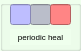
  <widget class="QGroupBox" name="groupBox_periodic_heal">
   <property name="geometry">
    <rect>
     <x>190</x>
     <y>78</y>
     <width>81</width>
     <height>51</height>
    </rect>
   </property>
   <property name="styleSheet">
    <string notr="true">background-color: rgb(239, 255, 237);</string>
   </property>
   <property name="title">
    <string/>
   </property>
   <widget class="QLineEdit" name="lineEdit_periodic_heal_armor">
    <property name="geometry">
     <rect>
      <x>30</x>
      <y>4</y>
      <width>21</width>
      <height>21</height>
     </rect>
    </property>
    <property name="styleSheet">
     <string notr="true">background-color: rgb(186, 190, 202);</string>
    </property>
    <property name="text">
     <string/>
    </property>
    <property name="alignment">
     <set>Qt::AlignCenter</set>
    </property>
   </widget>
   <widget class="QLineEdit" name="lineEdit_periodic_heal_health">
    <property name="geometry">
     <rect>
      <x>50</x>
      <y>4</y>
      <width>21</width>
      <height>21</height>
     </rect>
    </property>
    <property name="styleSheet">
     <string notr="true">background-color: rgb(255, 133, 133);</string>
    </property>
    <property name="text">
     <string/>
    </property>
    <property name="alignment">
     <set>Qt::AlignCenter</set>
    </property>
   </widget>
   <widget class="QLineEdit" name="lineEdit_periodic_heal_magic">
    <property name="geometry">
     <rect>
      <x>10</x>
      <y>4</y>
      <width>21</width>
      <height>21</height>
     </rect>
    </property>
    <property name="styleSheet">
     <string notr="true">background-color: rgb(190, 190, 255);</string>
    </property>
    <property name="text">
     <string/>
    </property>
    <property name="alignment">
     <set>Qt::AlignCenter</set>
    </property>
   </widget>
   <widget class="QLabel" name="label_periodic_heal_and_damage">
    <property name="geometry">
     <rect>
      <x>10</x>
      <y>29</y>
      <width>61</width>
      <height>16</height>
     </rect>
    </property>
    <property name="font">
     <font>
      <pointsize>6</pointsize>
     </font>
    </property>
    <property name="text">
     <string>periodic heal</string>
    </property>
    <property name="alignment">
     <set>Qt::AlignCenter</set>
    </property>
   </widget>
  </widget>
